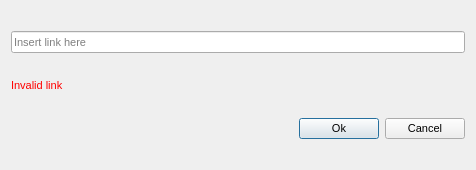
<?xml version="1.0" encoding="UTF-8"?>
<ui version="4.0">
 <class>insert_link_dialog</class>
 <widget class="QDialog" name="insert_link_dialog">
  <property name="windowModality">
   <enum>Qt::ApplicationModal</enum>
  </property>
  <property name="geometry">
   <rect>
    <x>0</x>
    <y>0</y>
    <width>476</width>
    <height>170</height>
   </rect>
  </property>
  <property name="sizePolicy">
   <sizepolicy hsizetype="Preferred" vsizetype="Fixed">
    <horstretch>0</horstretch>
    <verstretch>0</verstretch>
   </sizepolicy>
  </property>
  <property name="minimumSize">
   <size>
    <width>0</width>
    <height>170</height>
   </size>
  </property>
  <property name="font">
   <font>
    <pointsize>8</pointsize>
   </font>
  </property>
  <property name="windowTitle">
   <string>Insert link</string>
  </property>
  <property name="modal">
   <bool>true</bool>
  </property>
  <layout class="QVBoxLayout" name="verticalLayout">
   <item>
    <spacer name="verticalSpacer">
     <property name="orientation">
      <enum>Qt::Vertical</enum>
     </property>
     <property name="sizeHint" stdset="0">
      <size>
       <width>20</width>
       <height>13</height>
      </size>
     </property>
    </spacer>
   </item>
   <item>
    <layout class="QHBoxLayout" name="horizontalLayout">
     <property name="sizeConstraint">
      <enum>QLayout::SetDefaultConstraint</enum>
     </property>
     <item>
      <widget class="QLineEdit" name="link_line_edit">
       <property name="font">
        <font>
         <pointsize>8</pointsize>
        </font>
       </property>
       <property name="placeholderText">
        <string>Insert link here</string>
       </property>
      </widget>
     </item>
    </layout>
   </item>
   <item>
    <spacer name="verticalSpacer_3">
     <property name="orientation">
      <enum>Qt::Vertical</enum>
     </property>
     <property name="sizeHint" stdset="0">
      <size>
       <width>20</width>
       <height>3</height>
      </size>
     </property>
    </spacer>
   </item>
   <item>
    <widget class="QLabel" name="error_label">
     <property name="sizePolicy">
      <sizepolicy hsizetype="Expanding" vsizetype="Preferred">
       <horstretch>0</horstretch>
       <verstretch>0</verstretch>
      </sizepolicy>
     </property>
     <property name="font">
      <font>
       <pointsize>8</pointsize>
      </font>
     </property>
     <property name="styleSheet">
      <string notr="true">margin: 0;border: 0;color: #FF0000;</string>
     </property>
     <property name="text">
      <string>Invalid link</string>
     </property>
     <property name="wordWrap">
      <bool>true</bool>
     </property>
    </widget>
   </item>
   <item>
    <spacer name="verticalSpacer_4">
     <property name="orientation">
      <enum>Qt::Vertical</enum>
     </property>
     <property name="sizeHint" stdset="0">
      <size>
       <width>20</width>
       <height>0</height>
      </size>
     </property>
    </spacer>
   </item>
   <item>
    <layout class="QHBoxLayout" name="horizontalLayout_2">
     <item>
      <spacer name="horizontalSpacer">
       <property name="orientation">
        <enum>Qt::Horizontal</enum>
       </property>
       <property name="sizeHint" stdset="0">
        <size>
         <width>40</width>
         <height>20</height>
        </size>
       </property>
      </spacer>
     </item>
     <item>
      <widget class="QPushButton" name="ok_button">
       <property name="font">
        <font>
         <pointsize>8</pointsize>
        </font>
       </property>
       <property name="text">
        <string>Ok</string>
       </property>
       <property name="default">
        <bool>true</bool>
       </property>
      </widget>
     </item>
     <item>
      <widget class="QPushButton" name="cancel_button">
       <property name="font">
        <font>
         <pointsize>8</pointsize>
        </font>
       </property>
       <property name="text">
        <string>Cancel</string>
       </property>
      </widget>
     </item>
    </layout>
   </item>
   <item>
    <spacer name="verticalSpacer_5">
     <property name="orientation">
      <enum>Qt::Vertical</enum>
     </property>
     <property name="sizeHint" stdset="0">
      <size>
       <width>20</width>
       <height>3</height>
      </size>
     </property>
    </spacer>
   </item>
  </layout>
 </widget>
 <resources/>
 <connections/>
</ui>
